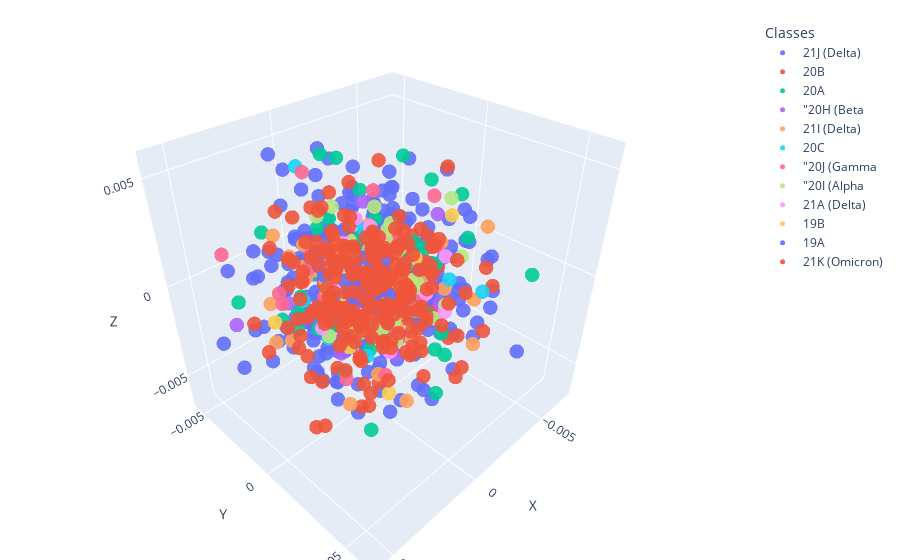

Notebook code cell kept with this figure:
### Code cell
# Nextstrain website, nextstrain clades, NOT deduplicated
fig_3 = plotly.io.read_json('/Users/dolteanu/local_documents/Coding/MSc_github/Results/Nextstrain_clade/Images/MoDmap.json')
fig_3.update_traces(marker={'size': 5})
